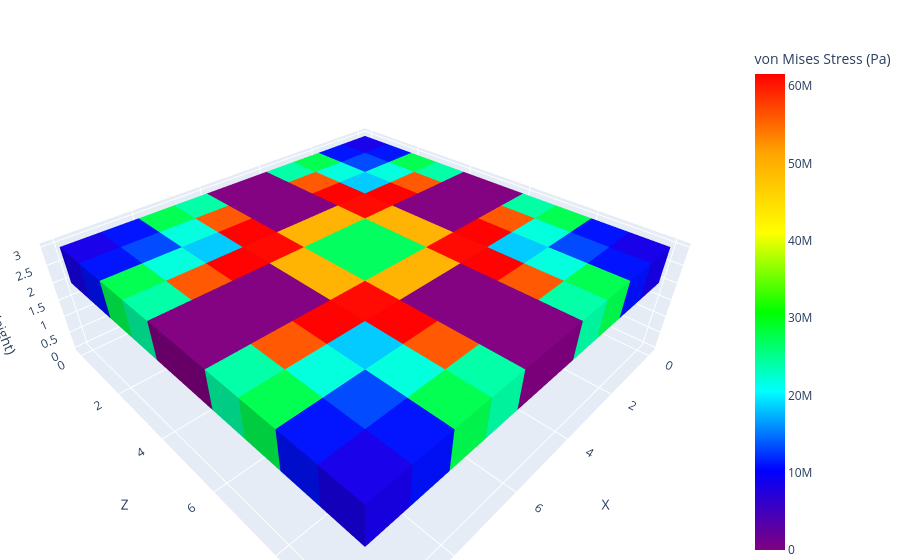

The notebook cell saved with this chart:
### Code cell
from eval_code.utils.stress import compute_von_mises_stress
from eval_code.structural_stability import is_stress_safe

# Prompt: "Build a 10 × 10 flat roof supported by exactly five 3 × 1 columns. Arrange the columns so that the roof is as structurally stable as possible."
coords = [
 {'x': 4, 'y': 0, 'z': 4, 'material': 'stone'},
 {'x': 4, 'y': 1, 'z': 4, 'material': 'stone'},
 {'x': 4, 'y': 0, 'z': 5, 'material': 'stone'},
 {'x': 4, 'y': 1, 'z': 5, 'material': 'stone'},
 {'x': 5, 'y': 0, 'z': 4, 'material': 'stone'},
 {'x': 5, 'y': 1, 'z': 4, 'material': 'stone'},
 {'x': 5, 'y': 0, 'z': 5, 'material': 'stone'},
 {'x': 5, 'y': 1, 'z': 5, 'material': 'stone'},
 {'x': 1, 'y': 0, 'z': 1, 'material': 'stone'},
 {'x': 1, 'y': 1, 'z': 1, 'material': 'stone'},
 {'x': 1, 'y': 0, 'z': 2, 'material': 'stone'},
 {'x': 1, 'y': 1, 'z': 2, 'material': 'stone'},
 {'x': 2, 'y': 0, 'z': 1, 'material': 'stone'},
 {'x': 2, 'y': 1, 'z': 1, 'material': 'stone'},
 {'x': 2, 'y': 0, 'z': 2, 'material': 'stone'},
 {'x': 2, 'y': 1, 'z': 2, 'material': 'stone'},
 {'x': 1, 'y': 0, 'z': 7, 'material': 'stone'},
 {'x': 1, 'y': 1, 'z': 7, 'material': 'stone'},
 {'x': 1, 'y': 0, 'z': 8, 'material': 'stone'},
 {'x': 1, 'y': 1, 'z': 8, 'material': 'stone'},
 {'x': 2, 'y': 0, 'z': 7, 'material': 'stone'},
 {'x': 2, 'y': 1, 'z': 7, 'material': 'stone'},
 {'x': 2, 'y': 0, 'z': 8, 'material': 'stone'},
 {'x': 2, 'y': 1, 'z': 8, 'material': 'stone'},
 {'x': 7, 'y': 0, 'z': 1, 'material': 'stone'},
 {'x': 7, 'y': 1, 'z': 1, 'material': 'stone'},
 {'x': 7, 'y': 0, 'z': 2, 'material': 'stone'},
 {'x': 7, 'y': 1, 'z': 2, 'material': 'stone'},
 {'x': 8, 'y': 0, 'z': 1, 'material': 'stone'},
 {'x': 8, 'y': 1, 'z': 1, 'material': 'stone'},
 {'x': 8, 'y': 0, 'z': 2, 'material': 'stone'},
 {'x': 8, 'y': 1, 'z': 2, 'material': 'stone'},
 {'x': 7, 'y': 0, 'z': 7, 'material': 'stone'},
 {'x': 7, 'y': 1, 'z': 7, 'material': 'stone'},
 {'x': 7, 'y': 0, 'z': 8, 'material': 'stone'},
 {'x': 7, 'y': 1, 'z': 8, 'material': 'stone'},
 {'x': 8, 'y': 0, 'z': 7, 'material': 'stone'},
 {'x': 8, 'y': 1, 'z': 7, 'material': 'stone'},
 {'x': 8, 'y': 0, 'z': 8, 'material': 'stone'},
 {'x': 8, 'y': 1, 'z': 8, 'material': 'stone'},
 {'x': 0, 'y': 2, 'z': 0, 'material': 'stone_slab'},
 {'x': 0, 'y': 2, 'z': 1, 'material': 'stone_slab'},
 {'x': 0, 'y': 2, 'z': 2, 'material': 'stone_slab'},
 {'x': 0, 'y': 2, 'z': 3, 'material': 'stone_slab'},
 {'x': 0, 'y': 2, 'z': 4, 'material': 'stone_slab'},
 {'x': 0, 'y': 2, 'z': 5, 'material': 'stone_slab'},
 {'x': 0, 'y': 2, 'z': 6, 'material': 'stone_slab'},
 {'x': 0, 'y': 2, 'z': 7, 'material': 'stone_slab'},
 {'x': 0, 'y': 2, 'z': 8, 'material': 'stone_slab'},
 {'x': 0, 'y': 2, 'z': 9, 'material': 'stone_slab'},
 {'x': 1, 'y': 2, 'z': 0, 'material': 'stone_slab'},
 {'x': 1, 'y': 2, 'z': 1, 'material': 'stone_slab'},
 {'x': 1, 'y': 2, 'z': 2, 'material': 'stone_slab'},
 {'x': 1, 'y': 2, 'z': 3, 'material': 'stone_slab'},
 {'x': 1, 'y': 2, 'z': 4, 'material': 'stone_slab'},
 {'x': 1, 'y': 2, 'z': 5, 'material': 'stone_slab'},
 {'x': 1, 'y': 2, 'z': 6, 'material': 'stone_slab'},
 {'x': 1, 'y': 2, 'z': 7, 'material': 'stone_slab'},
 {'x': 1, 'y': 2, 'z': 8, 'material': 'stone_slab'},
 {'x': 1, 'y': 2, 'z': 9, 'material': 'stone_slab'},
 {'x': 2, 'y': 2, 'z': 0, 'material': 'stone_slab'},
 {'x': 2, 'y': 2, 'z': 1, 'material': 'stone_slab'},
 {'x': 2, 'y': 2, 'z': 2, 'material': 'stone_slab'},
 {'x': 2, 'y': 2, 'z': 3, 'material': 'stone_slab'},
 {'x': 2, 'y': 2, 'z': 4, 'material': 'stone_slab'},
 {'x': 2, 'y': 2, 'z': 5, 'material': 'stone_slab'},
 {'x': 2, 'y': 2, 'z': 6, 'material': 'stone_slab'},
 {'x': 2, 'y': 2, 'z': 7, 'material': 'stone_slab'},
 {'x': 2, 'y': 2, 'z': 8, 'material': 'stone_slab'},
 {'x': 2, 'y': 2, 'z': 9, 'material': 'stone_slab'},
 {'x': 3, 'y': 2, 'z': 0, 'material': 'stone_slab'},
 {'x': 3, 'y': 2, 'z': 1, 'material': 'stone_slab'},
 {'x': 3, 'y': 2, 'z': 2, 'material': 'stone_slab'},
 {'x': 3, 'y': 2, 'z': 3, 'material': 'stone_slab'},
 {'x': 3, 'y': 2, 'z': 4, 'material': 'stone_slab'},
 {'x': 3, 'y': 2, 'z': 5, 'material': 'stone_slab'},
 {'x': 3, 'y': 2, 'z': 6, 'material': 'stone_slab'},
 {'x': 3, 'y': 2, 'z': 7, 'material': 'stone_slab'},
 {'x': 3, 'y': 2, 'z': 8, 'material': 'stone_slab'},
 {'x': 3, 'y': 2, 'z': 9, 'material': 'stone_slab'},
 {'x': 4, 'y': 2, 'z': 0, 'material': 'stone_slab'},
 {'x': 4, 'y': 2, 'z': 1, 'material': 'stone_slab'},
 {'x': 4, 'y': 2, 'z': 2, 'material': 'stone_slab'},
 {'x': 4, 'y': 2, 'z': 3, 'material': 'stone_slab'},
 {'x': 4, 'y': 2, 'z': 4, 'material': 'stone_slab'},
 {'x': 4, 'y': 2, 'z': 5, 'material': 'stone_slab'},
 {'x': 4, 'y': 2, 'z': 6, 'material': 'stone_slab'},
 {'x': 4, 'y': 2, 'z': 7, 'material': 'stone_slab'},
 {'x': 4, 'y': 2, 'z': 8, 'material': 'stone_slab'},
 {'x': 4, 'y': 2, 'z': 9, 'material': 'stone_slab'},
 {'x': 5, 'y': 2, 'z': 0, 'material': 'stone_slab'},
 {'x': 5, 'y': 2, 'z': 1, 'material': 'stone_slab'},
 {'x': 5, 'y': 2, 'z': 2, 'material': 'stone_slab'},
 {'x': 5, 'y': 2, 'z': 3, 'material': 'stone_slab'},
 {'x': 5, 'y': 2, 'z': 4, 'material': 'stone_slab'},
 {'x': 5, 'y': 2, 'z': 5, 'material': 'stone_slab'},
 {'x': 5, 'y': 2, 'z': 6, 'material': 'stone_slab'},
 {'x': 5, 'y': 2, 'z': 7, 'material': 'stone_slab'},
 {'x': 5, 'y': 2, 'z': 8, 'material': 'stone_slab'},
 {'x': 5, 'y': 2, 'z': 9, 'material': 'stone_slab'},
 {'x': 6, 'y': 2, 'z': 0, 'material': 'stone_slab'},
 {'x': 6, 'y': 2, 'z': 1, 'material': 'stone_slab'},
 {'x': 6, 'y': 2, 'z': 2, 'material': 'stone_slab'},
 {'x': 6, 'y': 2, 'z': 3, 'material': 'stone_slab'},
 {'x': 6, 'y': 2, 'z': 4, 'material': 'stone_slab'},
 {'x': 6, 'y': 2, 'z': 5, 'material': 'stone_slab'},
 {'x': 6, 'y': 2, 'z': 6, 'material': 'stone_slab'},
 {'x': 6, 'y': 2, 'z': 7, 'material': 'stone_slab'},
 {'x': 6, 'y': 2, 'z': 8, 'material': 'stone_slab'},
 {'x': 6, 'y': 2, 'z': 9, 'material': 'stone_slab'},
 {'x': 7, 'y': 2, 'z': 0, 'material': 'stone_slab'},
 {'x': 7, 'y': 2, 'z': 1, 'material': 'stone_slab'},
 {'x': 7, 'y': 2, 'z': 2, 'material': 'stone_slab'},
 {'x': 7, 'y': 2, 'z': 3, 'material': 'stone_slab'},
 {'x': 7, 'y': 2, 'z': 4, 'material': 'stone_slab'},
 {'x': 7, 'y': 2, 'z': 5, 'material': 'stone_slab'},
 {'x': 7, 'y': 2, 'z': 6, 'material': 'stone_slab'},
 {'x': 7, 'y': 2, 'z': 7, 'material': 'stone_slab'},
 {'x': 7, 'y': 2, 'z': 8, 'material': 'stone_slab'},
 {'x': 7, 'y': 2, 'z': 9, 'material': 'stone_slab'},
 {'x': 8, 'y': 2, 'z': 0, 'material': 'stone_slab'},
 {'x': 8, 'y': 2, 'z': 1, 'material': 'stone_slab'},
 {'x': 8, 'y': 2, 'z': 2, 'material': 'stone_slab'},
 {'x': 8, 'y': 2, 'z': 3, 'material': 'stone_slab'},
 {'x': 8, 'y': 2, 'z': 4, 'material': 'stone_slab'},
 {'x': 8, 'y': 2, 'z': 5, 'material': 'stone_slab'},
 {'x': 8, 'y': 2, 'z': 6, 'material': 'stone_slab'},
 {'x': 8, 'y': 2, 'z': 7, 'material': 'stone_slab'},
 {'x': 8, 'y': 2, 'z': 8, 'material': 'stone_slab'},
 {'x': 8, 'y': 2, 'z': 9, 'material': 'stone_slab'},
 {'x': 9, 'y': 2, 'z': 0, 'material': 'stone_slab'},
 {'x': 9, 'y': 2, 'z': 1, 'material': 'stone_slab'},
 {'x': 9, 'y': 2, 'z': 2, 'material': 'stone_slab'},
 {'x': 9, 'y': 2, 'z': 3, 'material': 'stone_slab'},
 {'x': 9, 'y': 2, 'z': 4, 'material': 'stone_slab'},
 {'x': 9, 'y': 2, 'z': 5, 'material': 'stone_slab'},
 {'x': 9, 'y': 2, 'z': 6, 'material': 'stone_slab'},
 {'x': 9, 'y': 2, 'z': 7, 'material': 'stone_slab'},
 {'x': 9, 'y': 2, 'z': 8, 'material': 'stone_slab'},
 {'x': 9, 'y': 2, 'z': 9, 'material': 'stone_slab'}]

assert True == is_stress_safe(coords, 62e6)

# Calling intermediate functions again for visualization
von_mises = compute_von_mises_stress(coords)
print(max(von_mises))
plotly_blocks.plot(coords, color=von_mises, colorbar_title="von Mises Stress (Pa)", alpha=1)

### Figure 1 — Plotly figure (JSON) as saved in the notebook; plotly's stock layout.template omitted (floating-point values rounded to 4 significant figures; data arrays with more than 128 entries replaced by an {"elided": "..."} marker saying what was removed)
{"data": [{"facecolor": {"elided": "1680 str values"}, "flatshading": true, "i": {"elided": "1680 int values"}, "j": {"elided": "1680 int values"}, "k": {"elided": "1680 int values"}, "opacity": 1, "type": "mesh3d", "x": {"elided": "1120 int values"}, "y": {"elided": "1120 int values"}, "z": {"elided": "1120 int values"}}, {"marker": {"cmax": 61560000.0, "cmin": 0, "color": {"elided": "140 float values"}, "colorbar": {"title": {"text": "von Mises Stress (Pa)"}}, "colorscale": [[0, "#800080"], [0.1667, "#0000FF"], [0.3333, "#00FFFF"], [0.5, "#00FF00"], [0.6667, "#FFFF00"], [0.8333, "#FFA500"], [1, "#FF0000"]], "size": 0.1}, "mode": "markers", "showlegend": false, "type": "scatter3d", "x": [null], "y": [null], "z": [null]}], "layout": {"legend": {"itemsizing": "constant"}, "margin": {"b": 0, "l": 0, "r": 0, "t": 40}, "scene": {"aspectmode": "data", "xaxis": {"title": {"text": "X"}}, "yaxis": {"title": {"text": "Z"}}, "zaxis": {"title": {"text": "Y (Height)"}}}, "title": {"text": ""}}}
